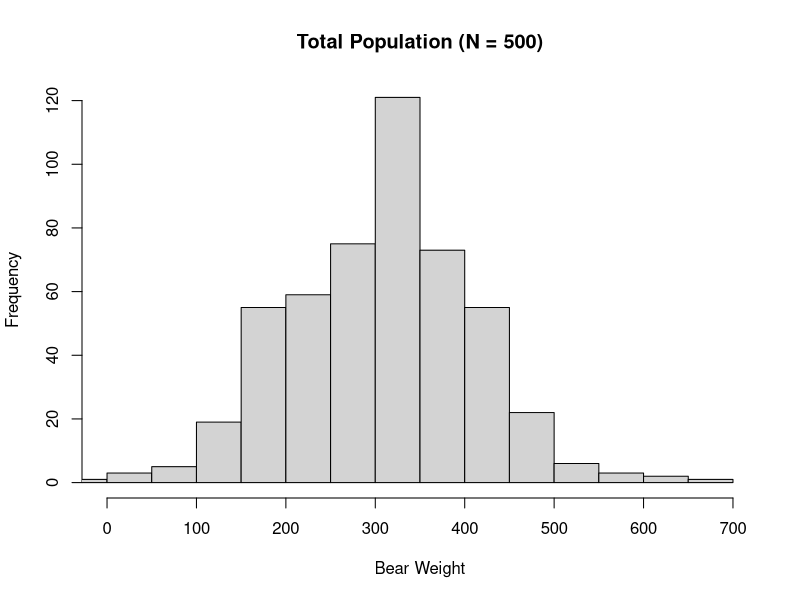
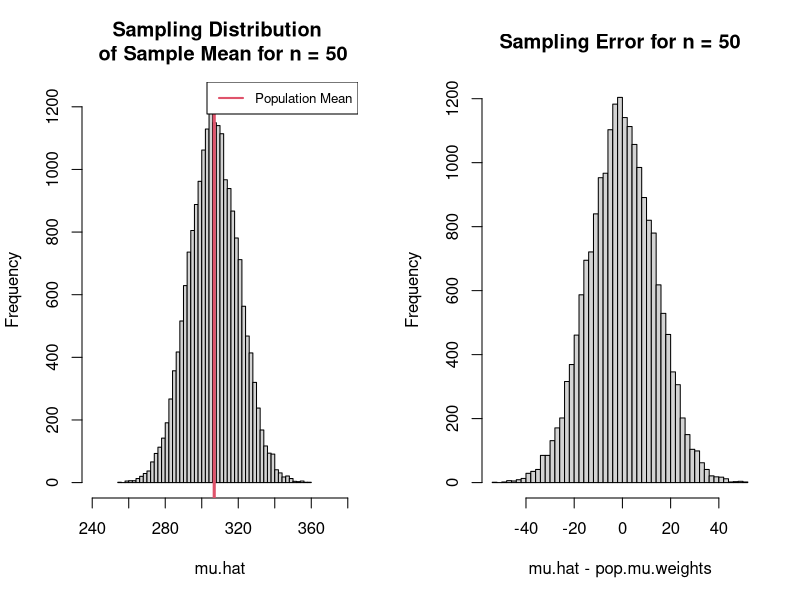
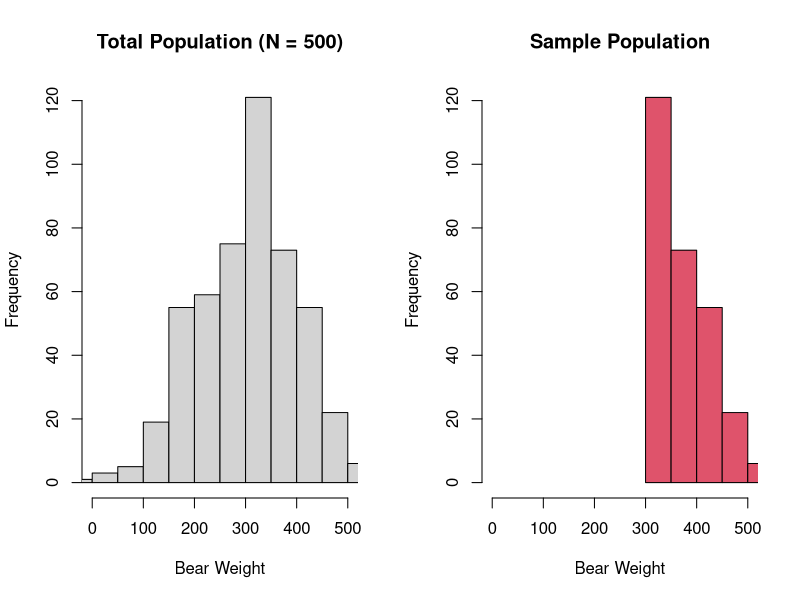
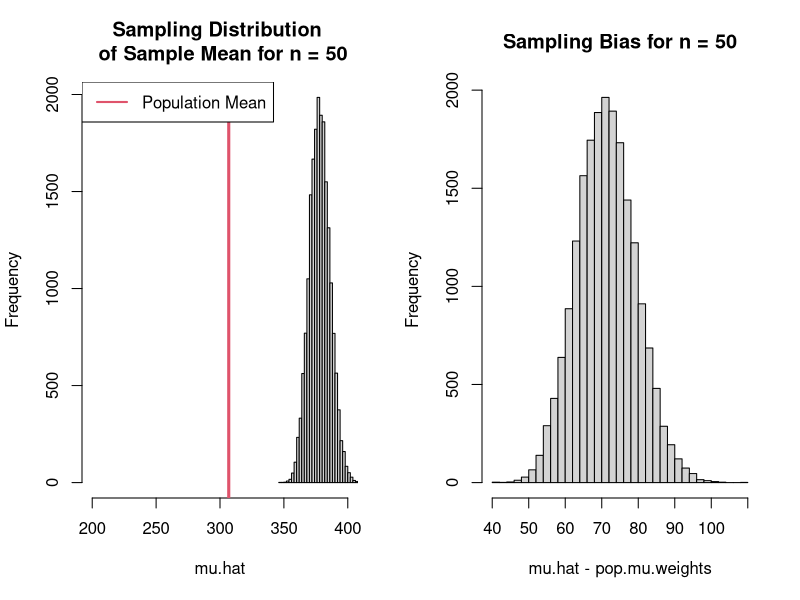
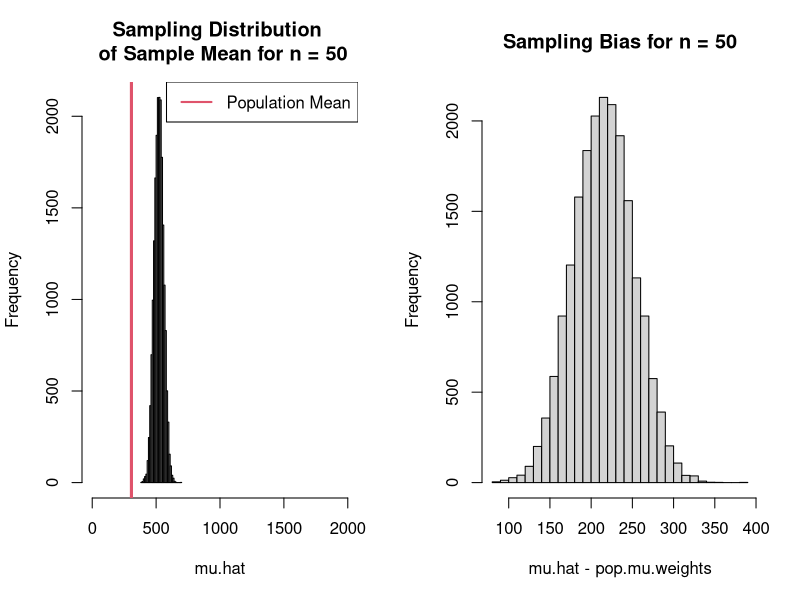

Recreate these plots in R, in order.
## ---- chunk 1

# Create 'truth'
  set.seed(3433)
  pop.weights = rnorm(n = 500, mean = 300, sd = 100)

#Population mean
  pop.mu.weights = mean(pop.weights)

#Population standard deviation
  pop.sd.weights = sd(pop.weights)
  
# Sample Size  
  N = length(pop.weights)

# histogram    
  hist(pop.weights, main = "Total Population (N = 500)",freq=TRUE,xlim=c(0,700),xlab="Bear Weight")  
## ---- chunk 2
  pop.weights[1:5]
## ---- chunk 3
# Sample Size
  n = 50

# Sample and estimate mean one time
  sample.1 = mean(
                  sample(pop.weights,
                         n,
                         replace = FALSE
                         )
                  )

# Calculate Sampling Error
  sample.1 - pop.mu.weights
## ---- chunk 4
# Create function to sample 50 units and take the mean
sample.mean.fn = function(target,n){
                                    mean(
                                         sample(target,n)
                                         )
                                   }
#Repeat the above function 20000 times
  set.seed(54343)
  mu.hat=replicate(20000,
                   sample.mean.fn(pop.weights,n)
                   )

## ---- chunk 5
par(mfrow=c(1,2))
hist(mu.hat,breaks=40,main = "Sampling Distribution \n of Sample Mean for n = 50",xlim=c(240,380))
abline(v=pop.mu.weights,lwd=3,col=2)
legend("topright",legend=c("Population Mean"),lwd=2,col=2,cex=0.8)
hist(mu.hat-pop.mu.weights,breaks=40,main = "Sampling Error for n = 50")
## ---- chunk 6
lower=pop.mu.weights - pop.mu.weights*0.10
upper=pop.mu.weights + pop.mu.weights*0.10

length(which(mu.hat>lower & mu.hat<upper)) / length(mu.hat)

## ---- chunk 7
  sample.pop.weights = pop.weights[which(pop.weights>300)]

par(mfrow=c(1,2))
  hist(pop.weights, main = "Total Population (N = 500)",freq=TRUE,xlim=c(0,500),xlab="Bear Weight")
  hist(sample.pop.weights, main = "Sample Population",col=2,freq=TRUE,xlim=c(0,500),xlab="Bear Weight")
## ---- chunk 8
#Repeat the above function 20000 times
set.seed(54343)
mu.hat=replicate(20000,sample.mean.fn(sample.pop.weights,n))
par(mfrow=c(1,2))
hist(mu.hat,breaks=40,main = "Sampling Distribution \n of Sample Mean for n = 50",
     xlim=c(200,400))
abline(v=pop.mu.weights,lwd=3,col=2)
legend("topleft",legend=c("Population Mean"),lwd=2,col=2)
hist(mu.hat-pop.mu.weights,breaks=40,main = "Sampling Bias for n = 50")
## ---- chunk 9
#Repeat the above function 20000 times
biased.sample.mean.fn = function(x,n){
                                  temp=sample(x,n)
                                  sum(temp^0.91/1.3)/length(temp)^(1/2)
}
set.seed(54343)
mu.hat=replicate(20000,biased.sample.mean.fn(pop.mu.weights,n))
par(mfrow=c(1,2))
hist(mu.hat,breaks=40,main = "Sampling Distribution \n of Sample Mean for n = 50",
     xlim=c(0,2000))
abline(v=pop.mu.weights,lwd=3,col=2)
legend("topright",legend=c("Population Mean"),lwd=2,col=2)
hist(mu.hat-pop.mu.weights,breaks=40,main = "Sampling Bias for n = 50")
## ---- chunk 10
  N = 200 # number of streams
  prob.occ=0.5  #true prob. of fish occupancy for each stream
  n.occu=prob.occ*N
  sites=1:N

# Decide on a fixed number of sites that are occupied wiht
# expect probability prob.occ
  set.seed(5454)
  occ.sites = sample(sites,n.occu,replace=FALSE)
  
  
# Crate dataframe of samples sites
  truth = data.frame(sites=sites,
                    occu = 0)
  truth$occu[occ.sites]=1
## ---- chunk 11
p.sample.occ=1.1/N

  p.sampling.unocc = (1-(p.sample.occ*n.occu))/(N-n.occu)

#overall probability of selecting an occupied site
  p.sample.occ*n.occu

#overall probability of selecting an occupied site
  p.sampling.unocc*(N-n.occu)

#Proportional difference of sample site being selected based on it being occupied or not
#22% higher for occupied site
    p.sample.occ/p.sampling.unocc

    truth$prob.sample=truth$occu
    truth$prob.sample[which(truth$occu==1)]=p.sample.occ
    truth$prob.sample[which(truth$occu==0)]=p.sampling.unocc


#Now simulate many samples and get proportion of occupied sites
# How many sites will we sample  
  n=60
